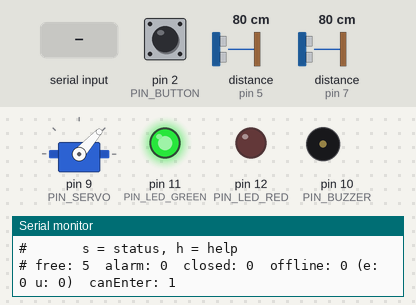
A program run on a simulated Arduino Uno, built with avr-gcc and run on an emulated ATmega328P. Parts: servo, output pins drawn as LEDs (lit = HIGH), buzzer (waves = sounding, pin HIGH), the last lines printed to the serial monitor. Wiring (from diagram.json): 2 × ultrasonic range finder: trigger pin 4, echo pin 5 / trigger pin 6, echo pin 7. Inputs (shaded band) come from the test bench; at power-on: distance to the obstacle (sensors on pin 7, pin 5) 80 cm, pin 2 (PIN_BUTTON) LOW. The echo pulse lasts 58.3 µs per cm; pins used as bus, display or sensor lines are not drawn.

Above: at 1.2 s.
1.3 s: "x" received over Serial
At 1.9 s:
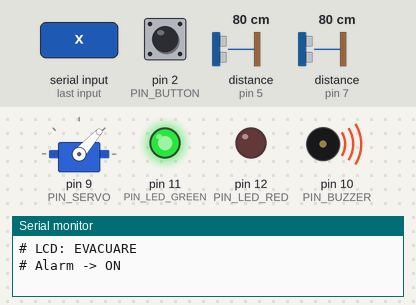
4.3 s: distance to the obstacle (sensor on pin 7) set to 9 cm
7.3 s: distance to the obstacle (sensor on pin 7) set to 6 cm
At 8.2 s:
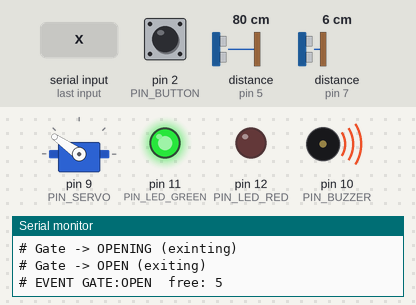
10.3 s: "f" received over Serial
At 11.3 s:
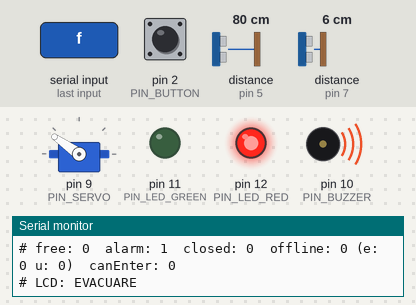
13.3 s: distance to the obstacle (sensor on pin 7) set to 18 cm
16.3 s: pin 2 (PIN_BUTTON) pulled HIGH for 0.15 s
At 18.7 s:
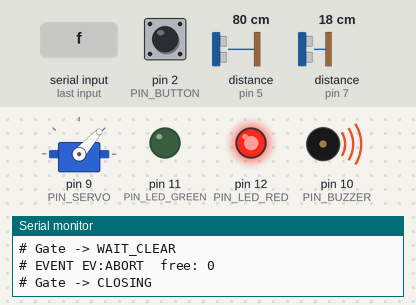
Timing chart, 0 to 20.4 s (numbered marks = the images above; inputs shaded):
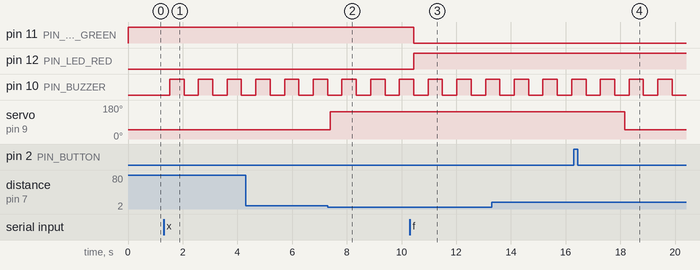

The program:

main.cpp
```cpp
#include <Arduino.h>
#include "config.h"
#include "Scheduler.h"
#include "Sonar.h"
#include "servo_motor_impl.h"
#include "Led.h"
#include "BuzzerImpl.h"
#include "ButtonEvent.h"
#include "ParkingContext.h"
#include "GateTask.h"
#include "ParkingTask.h"
#include "AlarmTask.h"

// SOLO PER TEST!!!

class FakeProximitySensor : public ProximitySensor {
public:
  FakeProximitySensor() { detected = false; }
  void sample() { }
  bool isDetected() { return detected; }
  void toggle() { detected = !detected; }
private:
  bool detected;
};

/* true = sensor driven by the keyboard, false = real sonar */
constexpr bool FAKE_A = false;
constexpr bool FAKE_B = false;

Scheduler sched;
ParkingContext* context;
FakeProximitySensor* fakeA = nullptr;
FakeProximitySensor* fakeB = nullptr;

const __FlashStringHelper* eventName(GateEvent e) {
  switch (e) {
    case EV_ENTER:       return F("EV:ENTER");
    case EV_EXIT:        return F("EV:EXIT");
    case EV_ABORT:       return F("EV:ABORT");
    case EV_GATE_OPEN:   return F("GATE:OPEN");
    case EV_GATE_CLOSED: return F("GATE:CLOSED");
    case EV_BUTTON_OPEN: return F("BTN:OPEN");
    case EV_SLEEP:       return F("SLEEP");
    case EV_WAKE:        return F("WAKE");
    default:             return F("NONE");
  }
}

void printStatus() {
  Serial.print(F("# free: "));      Serial.print(context->getFreeSpots());
  Serial.print(F("  alarm: "));     Serial.print(context->isAlarmOn());
  Serial.print(F("  closed: "));    Serial.print(context->isParkingClosed());
  Serial.print(F("  offline: "));   Serial.print(context->isOffline());
  Serial.print(F(" (e: "));         Serial.print(context->getOfflineEntries());
  Serial.print(F(" u: "));          Serial.print(context->getOfflineExits());
  Serial.print(F(")  canEnter: ")); Serial.print(context->canEnter());
  if (fakeA != nullptr) { Serial.print(F("  A: ")); Serial.print(fakeA->isDetected()); }
  if (fakeB != nullptr) { Serial.print(F("  B: ")); Serial.print(fakeB->isDetected()); }
  Serial.println();
}

void printHelp() {
  Serial.println(F("# keys: a/b = toggle fake sensor A/B"));
  Serial.println(F("#       f = full, r = reset free spots"));
  Serial.println(F("#       x = alarm on/off, p = parking closed/open"));
  Serial.println(F("#       n = offline on/off, o = manual open (CMD:OPEN)"));
  Serial.println(F("#       s = status, h = help"));
}

void handleCommand(char c) {
  switch (c) {
    case 'a': if (fakeA != nullptr) { fakeA->toggle(); } printStatus(); break;
    case 'b': if (fakeB != nullptr) { fakeB->toggle(); } printStatus(); break;
    case 'f': context->setFreeSpots(0); printStatus(); break;
    case 'r': context->setFreeSpots(TEST_INITIAL_FREE_SPOTS); printStatus(); break;
    case 'x': context->setAlarm(!context->isAlarmOn()); printStatus(); break;
    case 'p': context->setParkingClosed(!context->isParkingClosed()); printStatus(); break;
    case 'n': context->setOffline(!context->isOffline()); printStatus(); break;
    case 'o': context->requestOpen(); break;
    case 's': printStatus(); break;
    case 'h': printHelp(); break;
    default: break;
  }
}

ProximitySensor* makeSensor(bool fake, FakeProximitySensor** fakeOut, int trig, int echo) {
  if (fake) {
    *fakeOut = new FakeProximitySensor();
    return *fakeOut;
  }
  return new Sonar(trig, echo);
}

void setup() {
  Serial.begin(SERIAL_BAUD);

  /* devices */
  ProximitySensor* sensorA = makeSensor(FAKE_A, &fakeA, PIN_SONAR_A_TRIG, PIN_SONAR_A_ECHO);
  ProximitySensor* sensorB = makeSensor(FAKE_B, &fakeB, PIN_SONAR_B_TRIG, PIN_SONAR_B_ECHO);
  ServoMotor* barrier = new ServoMotorImpl(PIN_SERVO);
  Light* greenLed = new Led(PIN_LED_GREEN);
  Light* redLed = new Led(PIN_LED_RED);
  Buzzer* buzzer = new BuzzerImpl(PIN_BUZZER);
  buttonEventInit(PIN_BUTTON);

  /* shared state */
  context = new ParkingContext(TEST_INITIAL_FREE_SPOTS);

  /* tasks: base period = GCD of the periods (50 ms) */
  sched.init(GATE_TASK_MS);

  Task* gateTask = new GateTask(sensorA, sensorB, barrier, context);
  gateTask->init(GATE_TASK_MS);
  sched.addTask(gateTask);

  Task* parkingTask = new ParkingTask(greenLed, redLed, context);
  parkingTask->init(PARKING_TASK_MS);
  sched.addTask(parkingTask);

  Task* alarmTask = new AlarmTask(buzzer, context);
  alarmTask->init(ALARM_TASK_MS);
  sched.addTask(alarmTask);

  Serial.println(F("# Gate Controller test started"));
  printHelp();
  printStatus();
}

void loop() {
  sched.schedule();

  /* manual-open button (interrupt flag) */
  if (buttonEventTake()) {
    Serial.println(F("# button pressed"));
    context->registerButtonOpen();
    context->requestOpen();
  }

  /* keyboard commands */
  while (Serial.available()) {
    handleCommand(Serial.read());
  }

  /* temporary: the CommTask will send these events to the CU */
  while (context->hasEvent()) {
    GateEvent e = context->takeEvent();
    Serial.print(F("# EVENT "));
    Serial.print(eventName(e));
    Serial.print(F("  free: "));
    Serial.println(context->getFreeSpots());
  }
}
```

AlarmTask.h
```cpp
#ifndef __ALARM_TASK__
#define __ALARM_TASK__

#include "Task.h"
#include "Buzzer.h"
#include "ParkingContext.h"

class AlarmTask : public Task
{
public:
    AlarmTask(Buzzer *buzzer, ParkingContext *context);
    void init(int period);
    void tick();

private:
    enum State
    {
        OFF,
        ON
    } state;
    Buzzer *buzzer;
    ParkingContext *context;
    bool sounding;
};

#endif
```

Button.h
```cpp
// Dal corso ESIoT, module-lab-2.1 (Prof. Ricci)

#ifndef __BUTTON__
#define __BUTTON__

class Button {

public:
  virtual bool isPressed() = 0;
};

#endif
```

ButtonEvent.h
```cpp
#ifndef __BUTTON_EVENT__
#define __BUTTON_EVENT__

void buttonEventInit(int pin);

bool buttonEventTake();

#endif
```

ButtonImpl.h
```cpp
// Dal corso ESIoT, module-lab-2.1 (Prof. Ricci)

#ifndef __BUTTONIMPL__
#define __BUTTONIMPL__

#include "Button.h"

class ButtonImpl: public Button {

public:
  ButtonImpl(int pin);
  bool isPressed();

private:
  int pin;

};

#endif
```

Buzzer.h
```cpp
#ifndef __BUZZER__
#define __BUZZER__

class Buzzer
{
public:
    virtual void on() = 0;
    virtual void off() = 0;
};

#endif
```

BuzzerImpl.h
```cpp
#ifndef __BUZZER_IMPL__
#define __BUZZER_IMPL__

#include "Buzzer.h"

class BuzzerImpl : public Buzzer
{
public:
    BuzzerImpl(int pin);
    void on();
    void off();

private:
    int pin;
};

#endif
```

GateTask.h
```cpp
#ifndef __GaTE_TASK__
#define __GaTE_TASK__

#include "ParkingContext.h"
#include "Task.h"
#include "servo_motor.h"
#include "ProximitySensor.h"

class GateTask : public Task
{

public:
    GateTask(ProximitySensor *sensorA, ProximitySensor *sensorB,
             ServoMotor *barrier, ParkingContext *context);
    void init(int period);
    void tick();

private:
    enum State
    {
        CLOSED,
        OPENING,
        OPEN,
        WAIT_CLEAR,
        CLOSING,
        GOING_TO_SLEEP
    } state;
    enum Direction
    {
        ENTERING,
        EXITING,
        MANUAL
    } direction;

    ProximitySensor *sensorA;
    ProximitySensor *sensorB;
    ServoMotor *barrier;
    ParkingContext *context;

    bool passed;              // il veicolo ha raggiunto il sensore opposto
    unsigned long stateStart; // tempo di inizio dello stato corrente

    void setState(State s);
    unsigned long elapsedInState();
    void openFor(Direction d);
    void sleepNow();
};

#endif
```

Led.h
```cpp
// Dal corso ESIoT, module-lab-2.1 (Prof. Ricci)

#ifndef __LED__
#define __LED__

#include "Light.h"

class Led: public Light {
public:
  Led(int pin);
  void switchOn();
  void switchOff();
private:
  int pin;
};

#endif
```

Light.h
```cpp
// Dal corso ESIoT, module-lab-2.1 (Prof. Ricci)

#ifndef __LIGHT__
#define __LIGHT__

class Light {
public:
  virtual void switchOn() = 0;
  virtual void switchOff() = 0;
};

#endif
```

ParkingContext.h
```cpp
#ifndef __PARKING_CONTEXT__
#define __PARKING_CONTEXT__

#include <Arduino.h>
#include "config.h"

enum GateEvent
{
    EV_NONE,
    EV_ENTER,
    EV_EXIT,
    EV_ABORT,
    EV_GATE_OPEN,
    EV_GATE_CLOSED,
    EV_BUTTON_OPEN,
    EV_SLEEP,
    EV_WAKE
}; // events produced by the gatetask, to be sent to the cu

// state shared among tasks (shared variables, module 2.3)
class ParkingContext
{
public:
    ParkingContext(int initialFreeSpots);

    // free spots
    int getFreeSpots();
    void setFreeSpots(int n);

    // air alarm
    bool isAlarmOn();
    void setAlarm(bool on);

    //parking lot closed by an operator
    bool isParkingClosed();
    void setParkingClosed(bool closed);

    // entry role: free spots, no alarm, parking lot open
    bool canEnter();

    // events from the gatetask
    void registerEnter();
    void registerExit();
    void registerAbort();
    void registerGateOpen();
    void registerGateClosed();

    // event comsumption (commtaks), oldest first
    bool hasEvent();
    GateEvent takeEvent();

    // manual opening request: CMD:OPEN (commtask) or button
    void requestOpen();
    bool takeOpenRequest();

    void registerButtonOpen();

    // degraded mode
    bool isOffline();
    void setOffline(bool offline);
    int getOfflineEntries();
    int getOfflineExits();

    // sleep mode
    void registerSleep();
    void registerWake();

private:
    void pushEvent(GateEvent e);

    int freeSpots;
    bool alarmOn;
    bool parkingClosed;

    // circular queue of events
    GateEvent events[EVENT_QUEUE_SIZE];
    uint8_t head;   // index of the oldest event
    uint8_t count;  // number of events in the queue

    bool openRequested;

    bool offline;
    int offlineEntries;
    int offlineExits;

};

#endif
```

ParkingTask.h
```cpp
#ifndef __PARKING_TASK__
#define __PARKING_TASK__

#include "Task.h"
#include "Light.h"
#include "ParkingContext.h"

/*
 * Parking lot state (AVAILABLE / FULL / CLOSED:
 * status LEDs and messages for the user.
 */
class ParkingTask : public Task
{
public:
    ParkingTask(Light *greenLed, Light *redLed, ParkingContext *context);
    void init(int period);
    void tick();

private:
    enum State
    {
        AVAILABLE,
        FULL,
        CLOSED
    } state;

    Light *greenLed;
    Light *redLed;
    ParkingContext *context;

    int shownFreeSpots; // last number shown to the user
    bool shownAlarm;    // last alarm state shown
    bool shownOffline;  // last offline state shown

    State computeState();
    void setState(State s);
    void showMessage();
};

#endif
```

ProximitySensor.h
```cpp
#ifndef __PROXIMITY_SENSOR__
#define __PROXIMITY_SENSOR__

/*
Interfaccia di un sensore di prossimità (implementata da Sonar)
*/

class ProximitySensor
{
public:
    // Campiona il sensore
    virtual void sample() = 0;

    // Ritorna true se il sensore ha rilevato un ostacolo
    virtual bool isDetected() = 0;
};

#endif
```

Scheduler.h
```cpp
// Dal corso ESIoT, module-lab-2.3 (Prof. Ricci)

#ifndef __SCHEDULER__
#define __SCHEDULER__

#include "Timer.h"
#include "Task.h"

#define MAX_TASKS 10

class Scheduler {

  int basePeriod;
  int nTasks;
  Task* taskList[MAX_TASKS];
  Timer timer;

public:
  void init(int basePeriod);
  virtual bool addTask(Task* task);
  virtual void schedule();
};

#endif
```

Sonar.h
```cpp
#ifndef __SONAR__
#define __SONAR__

#include "Arduino.h"
#include "ProximitySensor.h"

class Sonar : public ProximitySensor
{
public:
    Sonar(int triggerPin, int echoPin);
    void sample();
    bool isDetected();

protected:
    int triggerPin;
    int echoPin;
    uint8_t nearCount;  // letture "vicine" consecutive
    uint8_t farCount;   // letture "lontane" consecutive
    bool detected;      // stato filtrato
};

#endif
```

Task.h
```cpp
// Dal corso ESIoT, module-lab-2.3 (Prof. Ricci)

#ifndef __TASK__
#define __TASK__

class Task {
  int myPeriod;
  int timeElapsed;

public:
  virtual void init(int period){
    myPeriod = period;
    timeElapsed = 0;
  }

  virtual void tick() = 0;

  bool updateAndCheckTime(int basePeriod){
    timeElapsed += basePeriod;
    if (timeElapsed >= myPeriod){
      timeElapsed = 0;
      return true;
    } else {
      return false;
    }
  }

};

#endif
```

Timer.h
```cpp
// Dal corso ESIoT, module-lab-2.3 (Prof. Ricci)

#ifndef __TIMER__
#define __TIMER__

class Timer {

public:
  Timer();
  void setupFreq(int freq);
  /* period in ms */
  void setupPeriod(int period);
  void waitForNextTick();

};


#endif
```

servo_motor.h
```cpp
// Dal corso ESIoT, module-lab-1.3 (Prof. Ricci)

#ifndef __SERVO_MOTOR__
#define __SERVO_MOTOR__

class ServoMotor {

public:
  virtual void on() = 0;
  virtual void setPosition(int angle) = 0;
  virtual void off() = 0;
};

#endif
```

servo_motor_impl.h
```cpp
// Dal corso ESIoT, module-lab-1.3 (Prof. Ricci)

#ifndef __SERVO_MOTOR_IMPL__
#define __SERVO_MOTOR_IMPL__

#include "servo_motor.h"
#include <Arduino.h>
#include "ServoTimer2.h"

class ServoMotorImpl: public ServoMotor {

public:
  ServoMotorImpl(int pin);

  void on();
  void setPosition(int angle);
  void off();

private:
  int pin;
  ServoTimer2 motor;
};

#endif
```

AlarmTask.cpp
```cpp
#include "AlarmTask.h"
#include <Arduino.h>

AlarmTask::AlarmTask(Buzzer *buzzer, ParkingContext *context)
{
    this->buzzer = buzzer;
    this->context = context;
}

void AlarmTask::init(int period)
{
    Task::init(period);
    buzzer->off();
    sounding = false;
    state = OFF;
}

void AlarmTask::tick()
{
    switch (state)
    {
    case OFF:
        if (context->isAlarmOn())
        {
            Serial.println(F("# Alarm -> ON"));
            buzzer->on();
            sounding = true;
            state = ON;
        }
        break;

    case ON:
        if (!context->isAlarmOn())
        {
            Serial.println(F("# Alarm -> OFF"));
            buzzer->off();
            sounding = false;
            state = OFF;
        }
        else
        {
            sounding = !sounding;
            if (sounding)
            {
                buzzer->on();
            }
            else
            {
                buzzer->off();
            }
        }
        break;
    }
}
```

ButtonEvent.cpp
```cpp
#include "ButtonEvent.h"
#include <Arduino.h>
#include "config.h"

static volatile bool pressed = false;
static volatile unsigned long lastPressMs = 0;

// ISR
static void onButtonPressed()
{
    unsigned long now = millis();
    if (now - lastPressMs >= BUTTON_DEBOUNCE_MS)
    {
        pressed = true;
        lastPressMs = now;
    }
}

void buttonEventInit(int pin)
{
    pinMode(pin, INPUT);
    attachInterrupt(digitalPinToInterrupt(pin), onButtonPressed, RISING);
}

bool buttonEventTake()
{
    noInterrupts();
    bool p = pressed;
    pressed = false;
    interrupts();
    return p;
}
```

ButtonImpl.cpp
```cpp
// Dal corso ESIoT, module-lab-2.1 (Prof. Ricci)

#include "ButtonImpl.h"
#include "Arduino.h"

ButtonImpl::ButtonImpl(int pin){
  this->pin = pin;
  pinMode(pin, INPUT);
}

bool ButtonImpl::isPressed(){
  return digitalRead(pin) == HIGH;
}
```

BuzzerImpl.cpp
```cpp
#include "BuzzerImpl.h"
#include <Arduino.h>

BuzzerImpl::BuzzerImpl(int pin)
{
    this->pin = pin;
    pinMode(pin, OUTPUT);
    digitalWrite(pin, LOW);
}

void BuzzerImpl::on()
{
    digitalWrite(pin, HIGH);
}

void BuzzerImpl::off()
{
    digitalWrite(pin, LOW);
}
```

Led.cpp
```cpp
// Dal corso ESIoT, module-lab-2.1 (Prof. Ricci)

#include "Led.h"
#include "Arduino.h"

Led::Led(int pin){
  this->pin = pin;
  pinMode(pin,OUTPUT);
}

void Led::switchOn(){
  digitalWrite(pin,HIGH);
}

void Led::switchOff(){
  digitalWrite(pin,LOW);
};
```

ParkingContext.cpp
```cpp
#include "ParkingContext.h"

ParkingContext::ParkingContext(int initialFreeSpots)
{
    freeSpots = initialFreeSpots;
    alarmOn = false;
    parkingClosed = false; // at startup the parking lot is open
    head = 0;
    count = 0;
    openRequested = false;
    offline = false;
    offlineEntries = 0;
    offlineExits = 0;
}

int ParkingContext::getFreeSpots()
{
    return freeSpots;
}

void ParkingContext::setFreeSpots(int n)
{
    if (n < 0)
    {
        n = 0;
    }
    freeSpots = n;
}

bool ParkingContext::isAlarmOn()
{
    return alarmOn;
}

void ParkingContext::setAlarm(bool on)
{
    alarmOn = on;
}

bool ParkingContext::isParkingClosed()
{
    return parkingClosed;
}

void ParkingContext::setParkingClosed(bool closed)
{
    parkingClosed = closed;
}

bool ParkingContext::canEnter()
{
    return (freeSpots > 0) && !alarmOn && !parkingClosed;
}

void ParkingContext::registerEnter()
{
    pushEvent(EV_ENTER);

    if (freeSpots > 0)
    {
        freeSpots--;
    }
    if (offline)
    {
        offlineEntries++;
    }
}

void ParkingContext::registerExit()
{
    pushEvent(EV_EXIT);
    freeSpots++;

    if (offline)
    {
        offlineExits++;
    }
}

void ParkingContext::registerAbort()
{
    pushEvent(EV_ABORT);
}

void ParkingContext::registerGateOpen()
{
    pushEvent(EV_GATE_OPEN);
}

void ParkingContext::registerGateClosed()
{
    pushEvent(EV_GATE_CLOSED);
}

bool ParkingContext::hasEvent()
{
    return count > 0;
}

GateEvent ParkingContext::takeEvent()
{
    if (count == 0)
    {
        return EV_NONE;
    }
    GateEvent e = events[head];
    head = (head + 1) % EVENT_QUEUE_SIZE;
    count--;
    return e;
}

void ParkingContext::pushEvent(GateEvent e)
{
    if (count == EVENT_QUEUE_SIZE) // full: drop the oldest event
    {
        head = (head + 1) % EVENT_QUEUE_SIZE;
        count--;
    }
    uint8_t tail = (head + count) % EVENT_QUEUE_SIZE;
    events[tail] = e;
    count++;
}

void ParkingContext::requestOpen()
{
    openRequested = true;
}

bool ParkingContext::takeOpenRequest()
{
    bool r = openRequested;
    openRequested = false;
    return r;
}

bool ParkingContext::isOffline()
{
    return offline;
}

void ParkingContext::setOffline(bool value)
{
    if (value && !offline) // entering degraded mode, counters start from 0
    {
        offlineEntries = 0;
        offlineExits = 0;
    }
    if (!value) // back online
    {
        offlineEntries = 0;
        offlineExits = 0;
    }
    offline = value;
}

int ParkingContext::getOfflineEntries()
{
    return offlineEntries;
}

int ParkingContext::getOfflineExits()
{
    return offlineExits;
}

void ParkingContext::registerButtonOpen()
{
    pushEvent(EV_BUTTON_OPEN);
}

void ParkingContext::registerSleep()
{
    pushEvent(EV_SLEEP);
}

void ParkingContext::registerWake()
{
    pushEvent(EV_WAKE);
}
```

Scheduler.cpp
```cpp
// Dal corso ESIoT, module-lab-2.3 (Prof. Ricci)

#include "Scheduler.h"

void Scheduler::init(int basePeriod){
  this->basePeriod = basePeriod;
  timer.setupPeriod(basePeriod);
  nTasks = 0;
}

bool Scheduler::addTask(Task* task){
  if (nTasks < MAX_TASKS-1){
    taskList[nTasks] = task;
    nTasks++;
    return true;
  } else {
    return false;
  }
}

void Scheduler::schedule(){
  timer.waitForNextTick();
  for (int i = 0; i < nTasks; i++){
    if (taskList[i]->updateAndCheckTime(basePeriod)){
      taskList[i]->tick();
    }
  }
}
```

Source omitted: GateTask.cpp (5250 bytes), ParkingTask.cpp (2035 bytes), Sonar.cpp (1275 bytes), Timer.cpp (1588 bytes), servo_motor_impl.cpp (441 bytes), config.h (2321 bytes)

Measured:
- the behaviour switches between 8 and 7 cm on distance to the obstacle (sensor on pin 7) (found by bisection; images 1 and 2)
- after the input at 1.3 s, pin 10 (PIN_BUZZER): alternates HIGH for 0.52 s and LOW for 0.52 s, starting after 0.23 s
- after the input at 7.3 s, servo on pin 9 (PIN_SERVO): 48° → 145° after 0.10 s
- after the input at 10.3 s, pin 11 (PIN_LED_GREEN): HIGH → LOW after 0.15 s; pin 12 (PIN_LED_RED): LOW → HIGH after 0.15 s
